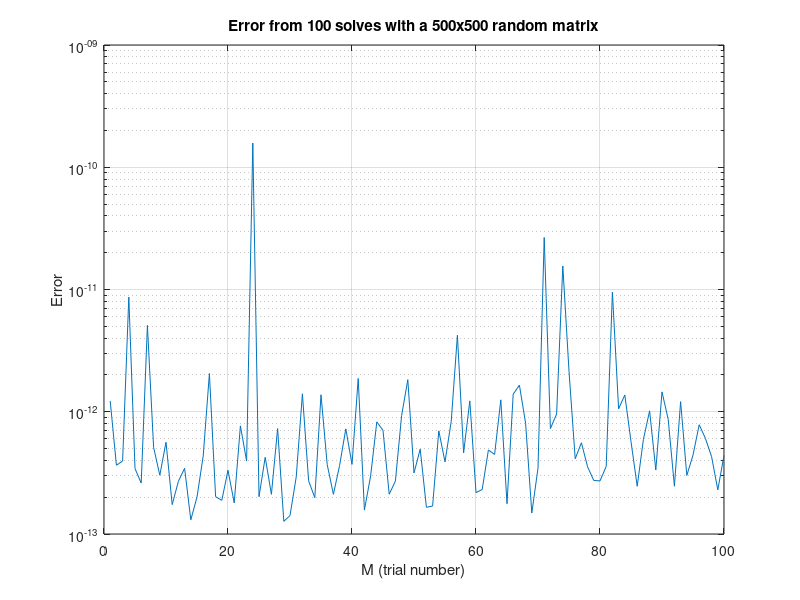

This chart was generated by the following MATLAB code:
% GERANDOM:  Gaussian Elimination for a random matrix.
% Compute the mean solution error over 'Mtry' trials for
% the system A*x = b, where A is a random NxN matrix and 
% x is an N-vector (containing only 1's).

% YOU NEED MODIFY THIS CODE FOR COMPUTING ASSIGNMENT 4

N    = 500;             % Matrix size
Mtry = 100;            % Number of trials -- CHANGE THIS!
errs = zeros(Mtry, 1); % Vector of errors
x = ones(N,1);         % Exact solution
for i = 1 : Mtry
  A = 2*rand(N,N)-1;   % Random NxN matrix with entries in [-1, 1] 
  b = A*x;             % Right-hand side vector
  y = A \ b;           % Approximate solution from GE
  errs(i) = max(abs(y-x)); % Max-norm error in y
end

% Compute mean and standard deviation of the error
sdev_err = sqrt(var(errs))
mean_err = mean(errs)
median_err = median(errs)
% Plot the errors on a semi-log scale
semilogy(1:Mtry, errs)
title(['Error from ' num2str(Mtry) ' solves with a ', ...
       num2str(N) 'x' num2str(N) ' random matrix'])
xlabel('M (trial number)')
ylabel('Error')
grid on, shg